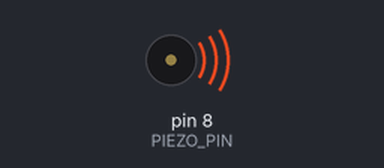
The sketch below on a simulated Arduino Uno, built with avr-gcc and run on an emulated ATmega328P. Parts: buzzer (waves = sounding).

Above: at 0.1 s.
At 6.6 s:
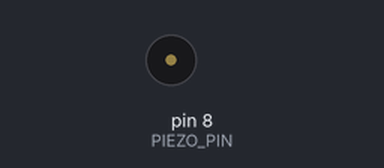
Timing chart, 0 to 8.1 s (numbered marks = the images above):
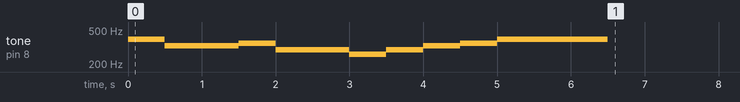

The sketch:

04_Piezo_02.ino
```cpp
const int melody[] = {
  // 도0 레1 미2 파3 솔4 라 시 도
  261.6, 293.7, 329.6, 349, 392, 440, 494, 523
};

const int PIEZO_PIN = 8;

void setup() {
  tone(PIEZO_PIN, melody[4], 500); delay(500);
  tone(PIEZO_PIN, melody[2], 500); delay(500);
  tone(PIEZO_PIN, melody[2], 500); delay(500);
  tone(PIEZO_PIN, melody[3], 500); delay(500);
  tone(PIEZO_PIN, melody[1], 500); delay(500);
  tone(PIEZO_PIN, melody[1], 500); delay(500);
  tone(PIEZO_PIN, melody[0], 500); delay(500);
  tone(PIEZO_PIN, melody[1], 500); delay(500);
  tone(PIEZO_PIN, melody[2], 500); delay(500);
  tone(PIEZO_PIN, melody[3], 500); delay(500);
  tone(PIEZO_PIN, melody[4], 500); delay(500);
  tone(PIEZO_PIN, melody[4], 500); delay(500);
  tone(PIEZO_PIN, melody[4], 500); delay(500);

}

void loop() {
}
```
